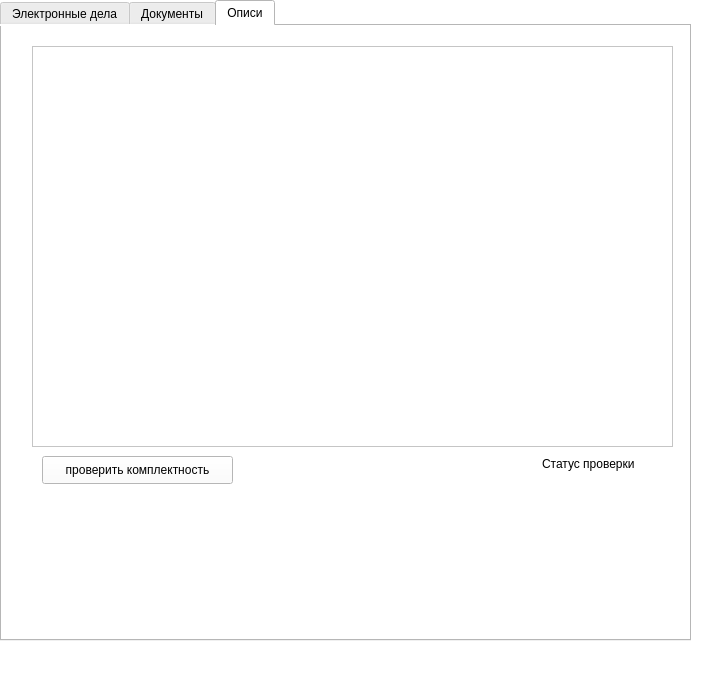
<?xml version="1.0" encoding="UTF-8"?>
<ui version="4.0">
 <class>Form</class>
 <widget class="QWidget" name="Form">
  <property name="geometry">
   <rect>
    <x>0</x>
    <y>0</y>
    <width>713</width>
    <height>674</height>
   </rect>
  </property>
  <property name="windowTitle">
   <string>Form</string>
  </property>
  <property name="styleSheet">
   <string notr="true">background-color: rgb(255, 255, 255);
color: rgb(0, 0, 0);</string>
  </property>
  <widget class="QTabWidget" name="tabWidget">
   <property name="geometry">
    <rect>
     <x>0</x>
     <y>0</y>
     <width>691</width>
     <height>641</height>
    </rect>
   </property>
   <property name="currentIndex">
    <number>2</number>
   </property>
   <widget class="QWidget" name="cases_tab">
    <attribute name="title">
     <string>Электронные дела</string>
    </attribute>
    <widget class="QTableWidget" name="cases_table">
     <property name="geometry">
      <rect>
       <x>20</x>
       <y>50</y>
       <width>641</width>
       <height>381</height>
      </rect>
     </property>
    </widget>
    <widget class="QComboBox" name="status_cb">
     <property name="geometry">
      <rect>
       <x>20</x>
       <y>20</y>
       <width>181</width>
       <height>22</height>
      </rect>
     </property>
    </widget>
   </widget>
   <widget class="QWidget" name="documents_tab">
    <attribute name="title">
     <string>Документы</string>
    </attribute>
    <widget class="QTreeWidget" name="doc_tree">
     <property name="geometry">
      <rect>
       <x>10</x>
       <y>10</y>
       <width>661</width>
       <height>351</height>
      </rect>
     </property>
     <column>
      <property name="text">
       <string notr="true">1</string>
      </property>
     </column>
    </widget>
    <widget class="QPushButton" name="load_doc_btn">
     <property name="geometry">
      <rect>
       <x>20</x>
       <y>370</y>
       <width>161</width>
       <height>28</height>
      </rect>
     </property>
     <property name="styleSheet">
      <string notr="true">background-color: rgb(0, 170, 0);
color: rgb(255, 255, 255);</string>
     </property>
     <property name="text">
      <string>Загрузить документ</string>
     </property>
    </widget>
   </widget>
   <widget class="QWidget" name="opici_tab">
    <attribute name="title">
     <string>Описи</string>
    </attribute>
    <widget class="QTableWidget" name="opici_table">
     <property name="geometry">
      <rect>
       <x>30</x>
       <y>20</y>
       <width>641</width>
       <height>401</height>
      </rect>
     </property>
    </widget>
    <widget class="QPushButton" name="check_complect_btn">
     <property name="geometry">
      <rect>
       <x>40</x>
       <y>430</y>
       <width>191</width>
       <height>28</height>
      </rect>
     </property>
     <property name="text">
      <string>проверить комплектность</string>
     </property>
    </widget>
    <widget class="QLabel" name="label">
     <property name="geometry">
      <rect>
       <x>540</x>
       <y>430</y>
       <width>141</width>
       <height>16</height>
      </rect>
     </property>
     <property name="text">
      <string>Статус проверки</string>
     </property>
    </widget>
    <widget class="QLabel" name="status_check_label">
     <property name="geometry">
      <rect>
       <x>540</x>
       <y>450</y>
       <width>121</width>
       <height>51</height>
      </rect>
     </property>
     <property name="text">
      <string/>
     </property>
    </widget>
   </widget>
  </widget>
 </widget>
 <resources/>
 <connections/>
</ui>
